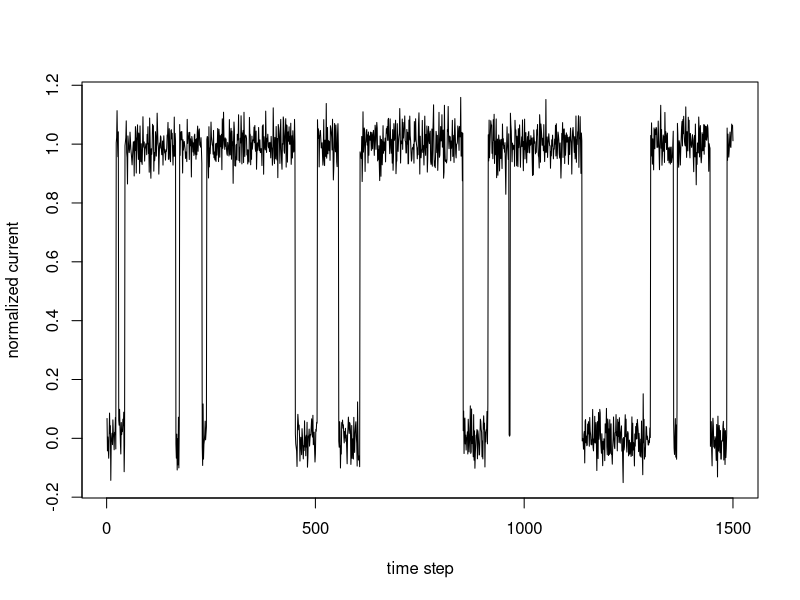

Generate this figure with R:
#-------------------------------------------------------------------------------
# R implementation of a K2P ion channel model as a Markovian system
#-------------------------------------------------------------------------------

# set.seed(7) # Uncomment if you wanna make this example reproducible

# Array of all the possible states
states <- c("closed", "open")

# Transition matrix (transition probabilities per unit of time or 'time step')
TM <- matrix(c(0.98, 0.02,
               0.01, 0.99), nrow = 2, byrow = TRUE)
colnames(TM) <- rownames(TM) <- states # Just cosmetics, if you wanna print TM

# Initialize the chain
now <- states[1]  # The kickoff
chain <- c(now)   # The chain
N <- 1.5e3        # Chain length

# Chain builder loop
for (i in 2:N) {
  # Update the 'now' state
  if (now == "closed") {
    now <- sample(states, 1, prob = TM[1,])
  } else if (now == "open") {
    now <- sample(states, 1, prob = TM[2,])
  }
  # Extend the chain
  chain[i] <- now
}

# Convert a chain of strings into a realistic electrical current signal
# Create an empty vector (filled with 0)
current <- vector(mode = "numeric", length = N)
# Make current flow (!=0) when the channel is open
current[chain == "open"] <- 1 # Outward potassium current
# Add 'cosmetic' 5% electrical noise
current <- current + rnorm(N, mean = 0, sd = 0.05)
# Plot as time series
plot(as.ts(current), xlab = "time step", ylab  = "normalized current")
